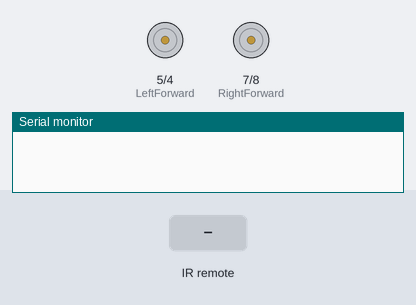
A sketch run on a simulated Arduino Uno, built with avr-gcc and run on an emulated ATmega328P. Shown: motor-driver pin pairs drawn as motors (green arrow = first pin HIGH = forward, orange = second pin HIGH = backward, longer = more drive, scaled by the enable pin), the last lines printed to the serial monitor. Inputs (shaded band) come from the test bench.

Above: at 1.2 s.
1.3 s: infrared code 0x9C90030A received
At 1.8 s:
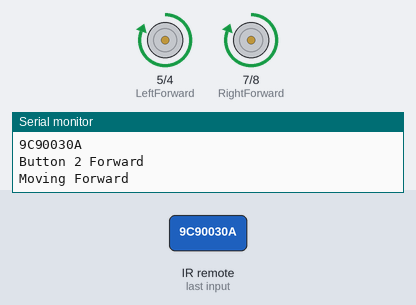
3.8 s: infrared code 0x9D90020A received
At 4.6 s:
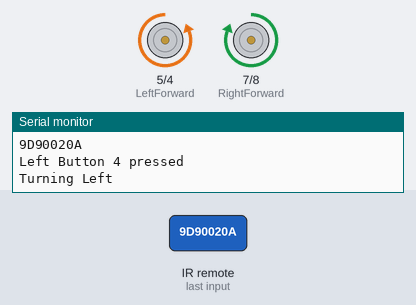
6.3 s: infrared code 0x9C90060A received
At 6.8 s:
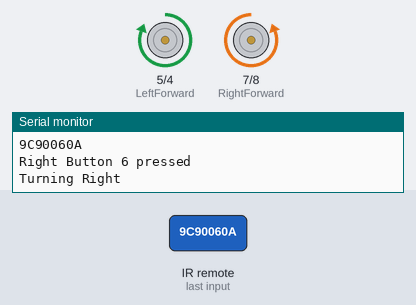
8.8 s: infrared code 0x9C900A0A received
At 9.6 s:
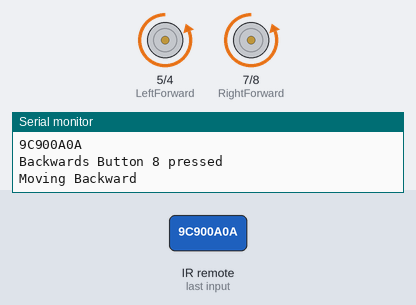
Timing chart, 0 to 11.8 s (numbered marks = the images above; inputs shaded):
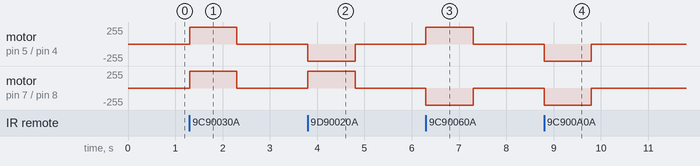

Measured:
- after the input at 1.3 s, motor on pin 5 (LeftForward) / pin 4 (LeftBackward), motor on pin 7 (RightForward) / pin 8 (RightBackward): stopped → forward 255/255 at once, → stopped 1.0 s later
- after the input at 3.8 s, motor on pin 5 (LeftForward) / pin 4 (LeftBackward): stopped → backward 255/255 at once, → stopped 1.0 s later; motor on pin 7 (RightForward) / pin 8 (RightBackward): stopped → forward 255/255 at once, → stopped 1.0 s later
- after the input at 6.3 s, motor on pin 5 (LeftForward) / pin 4 (LeftBackward): stopped → forward 255/255 at once, → stopped 1.0 s later; motor on pin 7 (RightForward) / pin 8 (RightBackward): stopped → backward 255/255 at once, → stopped 1.0 s later
- after the input at 8.8 s, motor on pin 5 (LeftForward) / pin 4 (LeftBackward), motor on pin 7 (RightForward) / pin 8 (RightBackward): stopped → backward 255/255 at once, → stopped 1.0 s later

The sketch:

control-car-using-remote-IR.ino
```cpp
/*
This Arduino code controls a robot car using an IR remote control.

**Key components:**

- **IR Remote Library:** The `IRremote.h` library is used to handle IR communication.
- **Motor Control Pins:** Pins 3, 4, 5, 6, 7, and 8 are configured to control the two DC motors' speed and direction.
- **IR Remote:** The IR remote sends signals to the Arduino, which are decoded to determine the desired action.

**How it works:**

1. **Initialization:**
   - The IR receiver is initialized to listen for IR signals.
   - The motor pins are configured as output and initialized to a stopped state.

2. **IR Signal Reception and Decoding:**
   - The Arduino continuously checks for incoming IR signals.
   - When a signal is received, it is decoded to determine the specific button pressed on the remote.

3. **Motor Control:**
   - Based on the decoded button press:
     - **Forward:** Both motors are set to run forward at full speed.
     - **Backward:** Both motors are set to run backward at full speed.
     - **Left:** The left motor is set to run backward while the right motor runs forward.
     - **Right:** The left motor is set to run forward while the right motor runs backward.

4. **Motor Speed Control:**
   - The `analogWrite()` function is used to control the speed of the motors by setting the PWM duty cycle.

**Potential Improvements:**

- **Error Handling:** Implement error handling for cases like invalid IR signals or motor malfunctions.
- **Modularity:** Break down the code into smaller functions for better readability and maintainability.
- **Efficiency:** Optimize the code for performance, especially if real-time response is critical.
- **Advanced Features:** Consider adding features like obstacle avoidance, line following, or autonomous navigation.

This code provides a solid foundation for controlling a robot car using an IR remote. By understanding the core concepts and the specific functions, you can customize and expand upon this code to create more complex and sophisticated robot behaviors.
*/

#include <IRremote.h>

int RECV_PIN = 2;
IRrecv irrecv(RECV_PIN);
decode_results results;

// Define motor control pins
const int LeftPWM = 3;
const int LeftForward = 5;
const int LeftBackward = 4;

const int RightPWM = 6;
const int RightForward = 7;
const int RightBackward = 8;

void setup() {
    // Set motor control pins as outputs
    pinMode(LeftPWM, OUTPUT);
    pinMode(LeftForward, OUTPUT);
    pinMode(LeftBackward, OUTPUT);

    pinMode(RightPWM, OUTPUT);
    pinMode(RightForward, OUTPUT);
    pinMode(RightBackward, OUTPUT);

    // Initialize motors (stopped)
    digitalWrite(LeftForward, HIGH);
    digitalWrite(LeftBackward, LOW);
    digitalWrite(RightForward, HIGH);
    digitalWrite(RightBackward, LOW);

    analogWrite(RightPWM, 0);
    analogWrite(LeftPWM, 0);

    // Start the IR receiver
    Serial.begin(9600);
    irrecv.enableIRIn(); // Start the receiver
}

// Define variables for button values (Normal remote values)
// const unsigned long button2_forward = 0xFF18E7;    // Forward Button 2
// const unsigned long button4_left = 0xFF10EF;       // Left Button 4
// const unsigned long button6_right = 0xFF5AA5;      // Right Button 6
// const unsigned long button8_backwards = 0xFF4AB5;  // Backwards Button 8


//AC values
const unsigned long button2_forward = 0x9C90030A;    // Forward Button 2
const unsigned long button4_left = 0x9D90020A;       // Left Button 4
const unsigned long button6_right = 0x9C90060A;      // Right Button 6
const unsigned long button8_backwards = 0x9C900A0A;  // Backwards Button 8


// Infinite loop
void loop() {
    // Check if an IR signal has been received and decode it
    if (irrecv.decode(&results)) {
        // Print the decoded value in HEX format to the Serial Monitor
        Serial.println(results.value, HEX);

        // Check which button was pressed and call the respective function
        if (results.value == button2_forward) {
            Serial.println("Button 2 Forward");
            moveForward();
        } else if (results.value == button4_left) {
            Serial.println("Left Button 4 pressed");
            moveLeft();
        } else if (results.value == button6_right) {
            Serial.println("Right Button 6 pressed");
            moveRight();
        } else if (results.value == button8_backwards) {
            Serial.println("Backwards Button 8 pressed");
            moveBackward();
        }

        // Resume the receiver to prepare for the next IR signal
        irrecv.resume();
    }
}

// Function to move forward
void moveForward() {
    Serial.println("Moving Forward");
    digitalWrite(LeftForward, HIGH);   // Left motor forward
    digitalWrite(LeftBackward, LOW);   // Left motor not backward
    digitalWrite(RightForward, HIGH);  // Right motor forward
    digitalWrite(RightBackward, LOW);  // Right motor not backward

    analogWrite(RightPWM, 255);  // Full speed forward for right motor
    analogWrite(LeftPWM, 255);   // Full speed forward for left motor

    delay(1000);  // Move forward for 1 second
    stopMotors();
}

// Function to move left
void moveLeft() {
    Serial.println("Turning Left");
    digitalWrite(LeftForward, LOW);    // Left motor off
    digitalWrite(LeftBackward, HIGH);  // Left motor backward
    digitalWrite(RightForward, HIGH);  // Right motor forward
    digitalWrite(RightBackward, LOW);  // Right motor not backward

    analogWrite(RightPWM, 255);  // Full speed for right motor
    analogWrite(LeftPWM, 255);   // Full speed for left motor (in reverse)

    delay(1000);  // Turn left for 1 second
    stopMotors();
}

// Function to move right
void moveRight() {
    Serial.println("Turning Right");
    digitalWrite(LeftForward, HIGH);   // Left motor forward
    digitalWrite(LeftBackward, LOW);   // Left motor not backward
    digitalWrite(RightForward, LOW);   // Right motor off
    digitalWrite(RightBackward, HIGH); // Right motor backward

    analogWrite(RightPWM, 255);  // Full speed for right motor (in reverse)
    analogWrite(LeftPWM, 255);   // Full speed for left motor

    delay(1000);  // Turn right for 1 second
    stopMotors();
}

// Function to move backward
void moveBackward() {
    Serial.println("Moving Backward");
    digitalWrite(LeftForward, LOW);    // Left motor off
    digitalWrite(LeftBackward, HIGH);  // Left motor backward
    digitalWrite(RightForward, LOW);   // Right motor off
    digitalWrite(RightBackward, HIGH); // Right motor backward

    analogWrite(RightPWM, 255);  // Full speed backward for right motor
    analogWrite(LeftPWM, 255);   // Full speed backward for left motor

    delay(1000);  // Move backward for 1 second
    stopMotors();
}

// Function to stop motors
void stopMotors() {
    analogWrite(RightPWM, 0);   // Stop right motor
    analogWrite(LeftPWM, 0);    // Stop left motor
}
```
